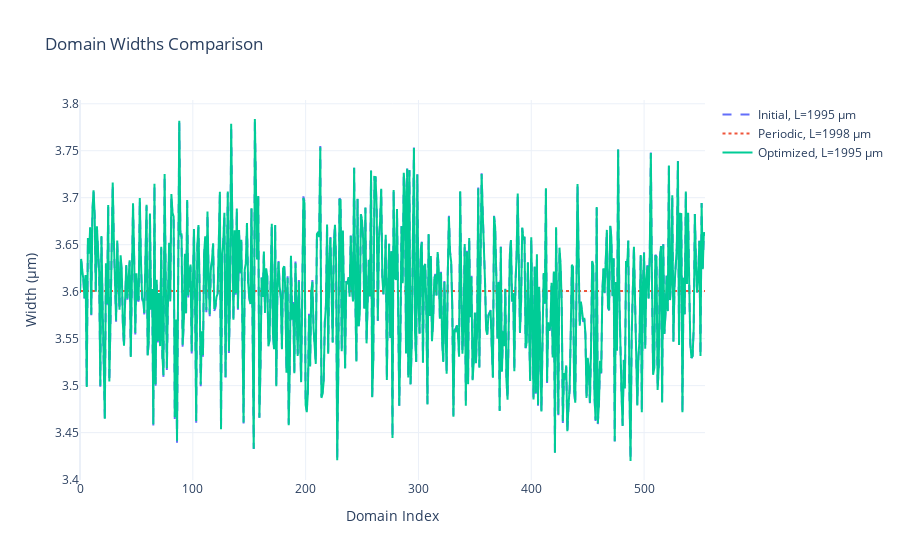
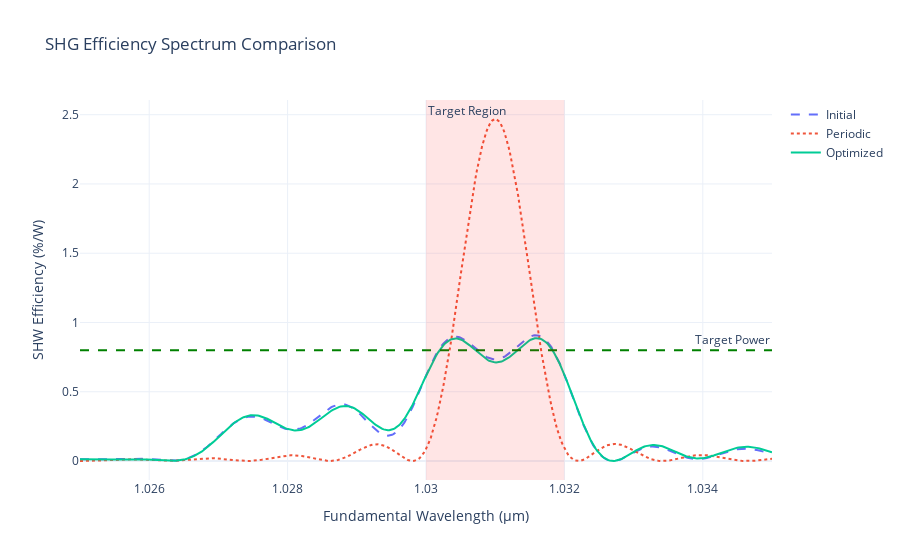
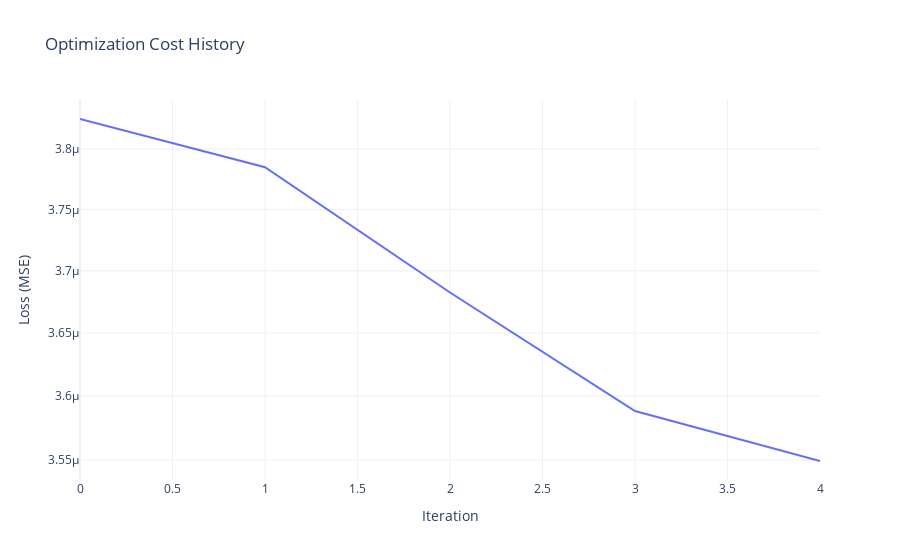

The cell these charts' notebook holds for them, in order:
### Code cell
# Visualize optimization results
plot_domain_widths(initial_widths, optimized_widths, periodic_widths)
plot_shw_eff_spectrum(initial_widths, optimized_widths, periodic_widths, sim_params, config)
plot_cost_history(loss_history)

### Figure 1 — Plotly figure (JSON) as saved in the notebook; plotly's stock layout.template omitted (floating-point values rounded to 4 significant figures; data arrays with more than 128 entries replaced by an {"elided": "..."} marker saying what was removed)
{"data": [{"line": {"dash": "dash"}, "mode": "lines", "name": "Initial, L=1995 µm", "type": "scatter", "y": {"elided": "555 float values"}}, {"line": {"dash": "dot"}, "mode": "lines", "name": "Periodic, L=1998 µm", "type": "scatter", "y": {"elided": "555 float values"}}, {"mode": "lines", "name": "Optimized, L=1995 µm", "type": "scatter", "y": {"elided": "555 float values"}}], "layout": {"title": {"text": "Domain Widths Comparison"}, "xaxis": {"title": {"text": "Domain Index"}}, "yaxis": {"title": {"text": "Width (μm)"}}}}

### Figure 2 — Plotly figure (JSON) as saved in the notebook; plotly's stock layout.template omitted (floating-point values rounded to 4 significant figures; data arrays with more than 128 entries replaced by an {"elided": "..."} marker saying what was removed)
{"data": [{"line": {"dash": "dash"}, "mode": "lines", "name": "Initial", "type": "scatter", "x": {"elided": "500 float values"}, "y": {"elided": "500 float values"}}, {"line": {"dash": "dot"}, "mode": "lines", "name": "Periodic", "type": "scatter", "x": {"elided": "500 float values"}, "y": {"elided": "500 float values"}}, {"mode": "lines", "name": "Optimized", "type": "scatter", "x": {"elided": "500 float values"}, "y": {"elided": "500 float values"}}], "layout": {"annotations": [{"showarrow": false, "text": "Target Power", "x": 1, "xanchor": "right", "xref": "x domain", "y": 0.8, "yanchor": "bottom", "yref": "y"}, {"showarrow": false, "text": "Target Region", "x": 1.03, "xanchor": "left", "xref": "x", "y": 1, "yanchor": "top", "yref": "y domain"}], "shapes": [{"line": {"color": "green", "dash": "dash", "width": 2}, "type": "line", "x0": 0, "x1": 1, "xref": "x domain", "y0": 0.8, "y1": 0.8, "yref": "y"}, {"fillcolor": "red", "line": {"width": 0}, "opacity": 0.1, "type": "rect", "x0": 1.03, "x1": 1.032, "xref": "x", "y0": 0, "y1": 1, "yref": "y domain"}], "title": {"text": "SHG Efficiency Spectrum Comparison"}, "xaxis": {"title": {"text": "Fundamental Wavelength (μm)"}}, "yaxis": {"title": {"text": "SHW Efficiency (%/W)"}}}}

### Figure 3 — Plotly figure (JSON) as saved in the notebook; plotly's stock layout.template omitted (floating-point values rounded to 4 significant figures)
{"data": [{"mode": "lines", "name": "Loss", "type": "scatter", "y": [3.825e-06, 3.785e-06, 3.682e-06, 3.588e-06, 3.549e-06]}], "layout": {"title": {"text": "Optimization Cost History"}, "xaxis": {"title": {"text": "Iteration"}}, "yaxis": {"title": {"text": "Loss (MSE)"}, "type": "log"}}}
